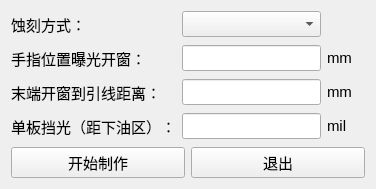
<?xml version="1.0" encoding="UTF-8"?>
<ui version="4.0">
 <class>Form</class>
 <widget class="QWidget" name="Form">
  <property name="geometry">
   <rect>
    <x>0</x>
    <y>0</y>
    <width>376</width>
    <height>184</height>
   </rect>
  </property>
  <property name="font">
   <font>
    <family>Segoe UI</family>
    <pointsize>11</pointsize>
   </font>
  </property>
  <property name="windowTitle">
   <string>添加镀金干膜</string>
  </property>
  <layout class="QVBoxLayout" name="verticalLayout" stretch="1">
   <item>
    <layout class="QGridLayout" name="gridLayout" rowstretch="1,1,1,1,1,1" columnstretch="1,1,0,0">
     <property name="verticalSpacing">
      <number>8</number>
     </property>
     <item row="0" column="2">
      <widget class="QComboBox" name="comboBox"/>
     </item>
     <item row="3" column="2">
      <widget class="QLineEdit" name="lineEdit_3"/>
     </item>
     <item row="3" column="0" colspan="2">
      <widget class="QLabel" name="label_4">
       <property name="text">
        <string>单板挡光（距下油区）：</string>
       </property>
      </widget>
     </item>
     <item row="1" column="2">
      <widget class="QLineEdit" name="lineEdit"/>
     </item>
     <item row="2" column="0" colspan="2">
      <widget class="QLabel" name="label_3">
       <property name="text">
        <string>末端开窗到引线距离：</string>
       </property>
      </widget>
     </item>
     <item row="0" column="3">
      <spacer name="horizontalSpacer">
       <property name="orientation">
        <enum>Qt::Horizontal</enum>
       </property>
       <property name="sizeHint" stdset="0">
        <size>
         <width>40</width>
         <height>20</height>
        </size>
       </property>
      </spacer>
     </item>
     <item row="1" column="3">
      <widget class="QLabel" name="label_6">
       <property name="text">
        <string>mm</string>
       </property>
      </widget>
     </item>
     <item row="2" column="2">
      <widget class="QLineEdit" name="lineEdit_2"/>
     </item>
     <item row="2" column="3">
      <widget class="QLabel" name="label_7">
       <property name="text">
        <string>mm</string>
       </property>
      </widget>
     </item>
     <item row="0" column="0" colspan="2">
      <widget class="QLabel" name="label">
       <property name="text">
        <string>蚀刻方式：</string>
       </property>
      </widget>
     </item>
     <item row="1" column="0" colspan="2">
      <widget class="QLabel" name="label_2">
       <property name="text">
        <string>手指位置曝光开窗：</string>
       </property>
      </widget>
     </item>
     <item row="3" column="3">
      <widget class="QLabel" name="label_8">
       <property name="text">
        <string>mil</string>
       </property>
      </widget>
     </item>
     <item row="5" column="0" colspan="4">
      <layout class="QHBoxLayout" name="horizontalLayout">
       <property name="spacing">
        <number>6</number>
       </property>
       <item>
        <widget class="QPushButton" name="pushButton">
         <property name="cursor">
          <cursorShape>PointingHandCursor</cursorShape>
         </property>
         <property name="text">
          <string>开始制作</string>
         </property>
        </widget>
       </item>
       <item>
        <widget class="QPushButton" name="pushButton_2">
         <property name="cursor">
          <cursorShape>PointingHandCursor</cursorShape>
         </property>
         <property name="text">
          <string>退出</string>
         </property>
        </widget>
       </item>
      </layout>
     </item>
    </layout>
   </item>
  </layout>
 </widget>
 <resources/>
 <connections/>
</ui>
